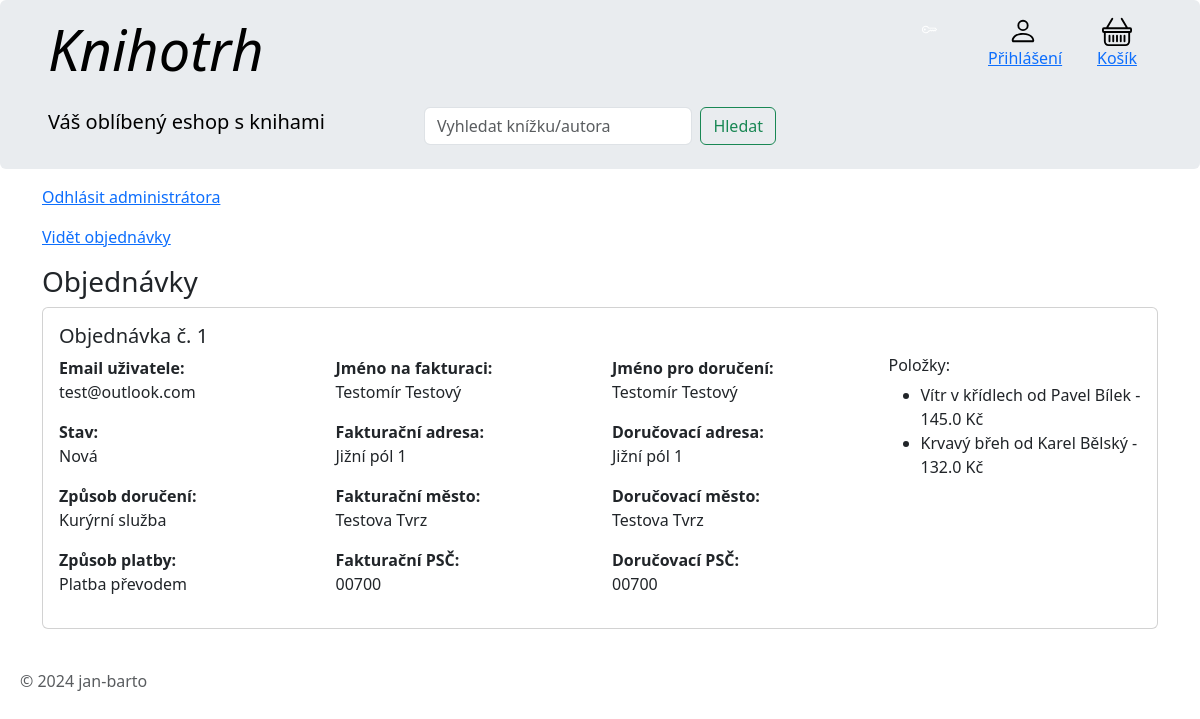
The app's page /admin_orders (signed in) with its own data.
### main.py (models this page shows)
class Order(db.Model):
    __tablename__ = "orders"
    id: Mapped[int] = mapped_column(Integer, primary_key=True)
    user_email: Mapped[str] = mapped_column(String(500), nullable=False)
    status: Mapped[str] = mapped_column(String(100), nullable=False)
    delivery_option: Mapped[str] = mapped_column(String(100), nullable=False)
    payment_option: Mapped[str] = mapped_column(String(100), nullable=False)
    price: Mapped[int] = mapped_column(Integer, nullable=False)
    price_two: Mapped[int] = mapped_column(Integer, nullable=False)
    billing_name: Mapped[str] = mapped_column(String(100), nullable=False)
    billing_address: Mapped[str] = mapped_column(String(500), nullable=False)
    billing_city: Mapped[str] = mapped_column(String(100), nullable=False)
    billing_zip: Mapped[str] = mapped_column(String(20), nullable=False)
    shipping_name: Mapped[str] = mapped_column(String(100), nullable=True)
    shipping_address: Mapped[str] = mapped_column(String(500), nullable=True)
    shipping_city: Mapped[str] = mapped_column(String(100), nullable=True)
    shipping_zip: Mapped[str] = mapped_column(String(20), nullable=True)
    order_books: Mapped[list['OrderBook']] = db.relationship('OrderBook', back_populates='order')

class Book(db.Model):
    __tablename__ = "books"
    id: Mapped[int] = mapped_column(Integer, primary_key=True)
    name: Mapped[str] = mapped_column(String(250), nullable=False)
    author: Mapped[str] = mapped_column(String(500), nullable=False)
    description: Mapped[str] = mapped_column(String(500), nullable=False)
    category: Mapped[str] = mapped_column(String(500), nullable=False)
    img_name: Mapped[str] = mapped_column(String(500), nullable=True)
    price: Mapped[float] = mapped_column(Float, nullable=False)
    order_books: Mapped[list['OrderBook']] = db.relationship('OrderBook', back_populates='book')

### main.py (the view)
@app.route('/admin_orders')
@login_required
def admin_orders():
    orders = Order.query.all()
    order_list = []
    for order in orders:
        order_info = {
            'id': order.id,
            'user_email': order.user_email,
            'status': order.status,
            'delivery_option': order.delivery_option,
            'payment_option': order.payment_option,
            'billing_name': order.billing_name,
            'billing_address': order.billing_address,
            'billing_city': order.billing_city,
            'billing_zip': order.billing_zip,
            'shipping_name': order.shipping_name,
            'shipping_address': order.shipping_address,
            'shipping_city': order.shipping_city,
            'shipping_zip': order.shipping_zip,
            'items': []
        }
        for order_book in order.order_books:
            book = Book.query.get(order_book.book_id)
            order_info['items'].append({
                'id': book.id,
                'name': book.name,
                'author': book.author,
                'price': book.price
            })
        order_list.append(order_info)
    return render_template('admin_orders.html', orders=order_list)

### main.py (called while the page is built)
@login_manager.user_loader
def admin_load(user_id):
    user_to_load = db.session.execute(db.select(User).where(User.id == user_id)).scalar()
    return user_to_load

### templates/admin_orders.html
{% extends 'base.html' %}
{% block content %}
<div class="container">
    <h3>Objednávky</h3>
    <div class="row">
        {% for order in orders %}
        <div class="col-md-12">
            <div class="card">
                <div class="card-body">
                    <h5 class="card-title">Objednávka č. {{ order.id }}</h5>
                    <div class="row">
                        <div class="col-md-3">
                            <p><strong>Email uživatele:</strong><br> {{ order.user_email }}</p>
                            <p><strong>Stav:</strong><br> {{ order.status }}</p>
                            <p><strong>Způsob doručení:</strong><br> {{ order.delivery_option }}</p>
                            <p><strong>Způsob platby:</strong><br> {{ order.payment_option }}</p>
                        </div>
                        <div class="col-md-3">
                            <p><strong>Jméno na fakturaci:</strong><br> {{ order.billing_name }}</p>
                            <p><strong>Fakturační adresa:</strong><br> {{ order.billing_address }}</p>
                            <p><strong>Fakturační město:</strong><br> {{ order.billing_city }}</p>
                            <p><strong>Fakturační PSČ:</strong><br> {{ order.billing_zip }}</p>
                        </div>
                        <div class="col-md-3">
                            <p><strong>Jméno pro doručení:</strong><br> {{ order.shipping_name }}</p>
                            <p><strong>Doručovací adresa:</strong><br> {{ order.shipping_address }}</p>
                            <p><strong>Doručovací město:</strong><br> {{ order.shipping_city }}</p>
                            <p><strong>Doručovací PSČ:</strong><br> {{ order.shipping_zip }}</p>
                        </div>
                        <div class="col-md-3">
                            <h6>Položky:</h6>
                            <ul>
                                {% for order_item in order['items'] %}
                                <li>{{ order_item.name }} od {{ order_item.author }} - {{ order_item.price }} Kč</li>
                                {% endfor %}
                            </ul>
                        </div>
                    </div>
                </div>
            </div>
        </div>
        {% endfor %}
    </div>
</div>
{% endblock %}

### static/style.css (style rules this page uses)
h5 { color: green; }

### records on screen
Order: id "1", user_email "test@outlook.com", status "Nová", delivery_option "Kurýrní služba", payment_option "Platba převodem", billing_name "Testomír Testový", billing_address "Jižní pól 1", billing_city "Testova Tvrz", billing_zip "00700", shipping_name "Testomír Testový", shipping_address "Jižní pól 1", shipping_city "Testova Tvrz", shipping_zip "00700"
Book: name "Vítr v křídlech", author "Pavel Bílek", price "145.0"
Book: name "Krvavý břeh", author "Karel Bělský", price "132.0"
